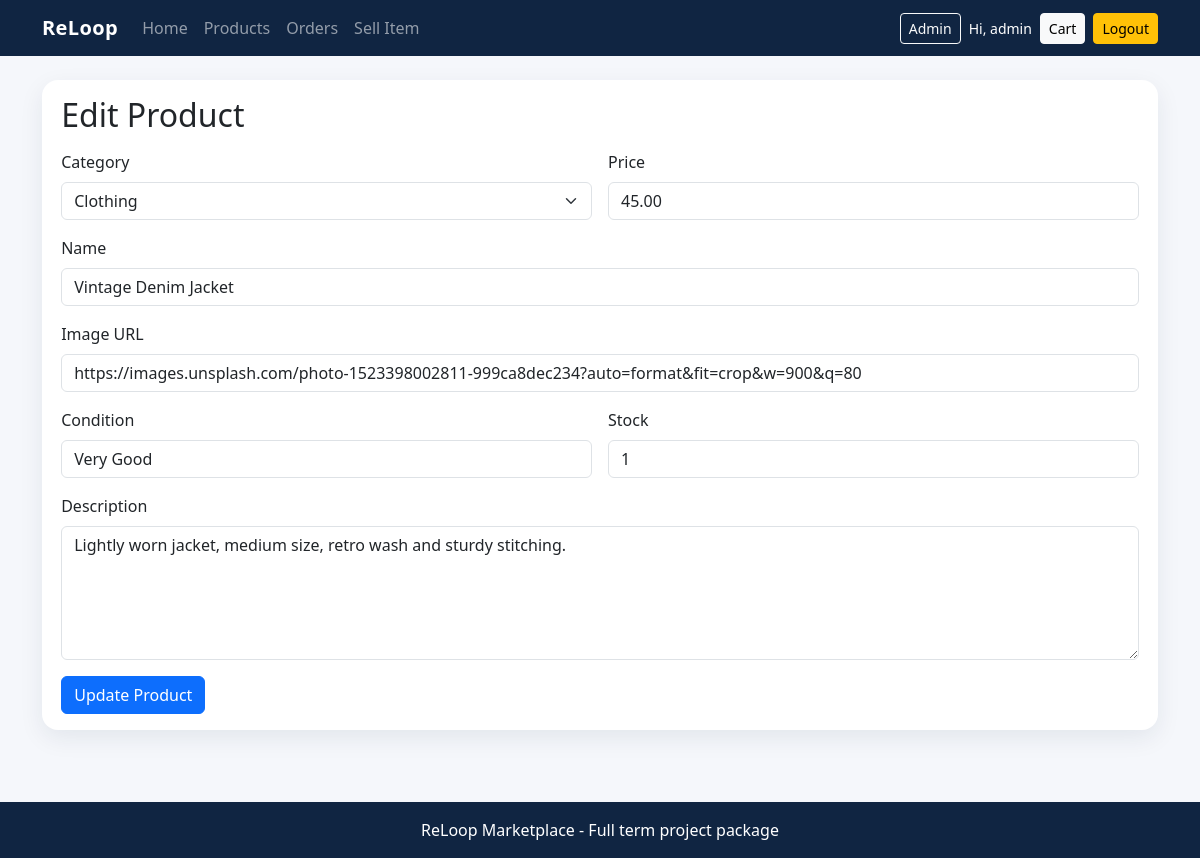
/edit_product.php?id=4 (signed in), run on the app's committed database.
### tables this page shows
CREATE TABLE products (
  id INT AUTO_INCREMENT PRIMARY KEY,
  seller_id INT NOT NULL,
  category_id INT NOT NULL,
  name VARCHAR(150) NOT NULL,
  description TEXT NOT NULL,
  price DECIMAL(10,2) NOT NULL,
  image_url VARCHAR(255) NOT NULL,
  item_condition VARCHAR(50) NOT NULL,
  stock INT NOT NULL DEFAULT 1,
  created_at TIMESTAMP DEFAULT CURRENT_TIMESTAMP,
  FOREIGN KEY (seller_id) REFERENCES users(id),
  FOREIGN KEY (category_id) REFERENCES categories(id)
);

CREATE TABLE categories (
  id INT AUTO_INCREMENT PRIMARY KEY,
  category_name VARCHAR(100) NOT NULL UNIQUE
);

### helpers.php (called while the page is built)
<?php
function e($value) { return htmlspecialchars((string)$value, ENT_QUOTES, 'UTF-8'); }
?>

### edit_product.php (the view, shortened to what this page needs)
<?php
require_once '../db/conn.php';
$id = (int)($_GET['id'] ?? 0);
$product_stmt = $conn->prepare("SELECT * FROM products WHERE id = ?");
$product_stmt->bind_param("i", $id);
$product_stmt->execute();
$product = $product_stmt->get_result()->fetch_assoc();
require_once '../includes/header.php';
$cats = $conn->query("SELECT * FROM categories ORDER BY category_name");
?>
<div class="panel">
  <h2 class="mb-3">Edit Product</h2>
  <form method="post" class="row g-3">
    <div class="col-md-6"><label class="form-label">Category</label><select name="category_id" class="form-select" required><?php while ($c=$cats->fetch_assoc()): ?><option value="<?php echo (int)$c['id']; ?>" <?php echo $product['category_id']==$c['id']?'selected':''; ?>><?php echo e($c['category_name']); ?></option><?php endwhile; ?></select></div>
    <div class="col-md-6"><label class="form-label">Price</label><input type="number" step="0.01" class="form-control" name="price" value="<?php echo e($product['price']); ?>" required></div>
    <div class="col-12"><label class="form-label">Name</label><input class="form-control" name="name" value="<?php echo e($product['name']); ?>" required></div>
    <div class="col-12"><label class="form-label">Image URL</label><input class="form-control" name="image_url" value="<?php echo e($product['image_url']); ?>" required></div>
    <div class="col-md-6"><label class="form-label">Condition</label><input class="form-control" name="item_condition" value="<?php echo e($product['item_condition']); ?>" required></div>
    <div class="col-md-6"><label class="form-label">Stock</label><input type="number" class="form-control" name="stock" value="<?php echo (int)$product['stock']; ?>" min="1" required></div>
    <div class="col-12"><label class="form-label">Description</label><textarea class="form-control" rows="5" name="description" required><?php echo e($product['description']); ?></textarea></div>
    <div class="col-12"><button class="btn btn-primary">Update Product</button></div>
  </form>
</div>
<?php require_once '../includes/footer.php'; ?>

### style.css (style rules this page uses)
body { background:#f5f7fb;min-height:100vh }
.panel { background:#fff;border-radius:16px;padding:1rem 1.2rem;box-shadow:0 8px 24px rgba(16,37,66,.08) }

### data on the page
products: category_id "Clothing", price "45.00", name "Vintage Denim Jacket", image_url "https://images.unsplash.com/photo-1523398002811-999ca8dec234?auto=format&fit=crop&w=900&q=80", item_condition "Very Good", stock "1", description "Lightly worn jacket, medium size, retro wash and sturdy stitching."

### other printed values
$_SESSION['username'] "admin"
